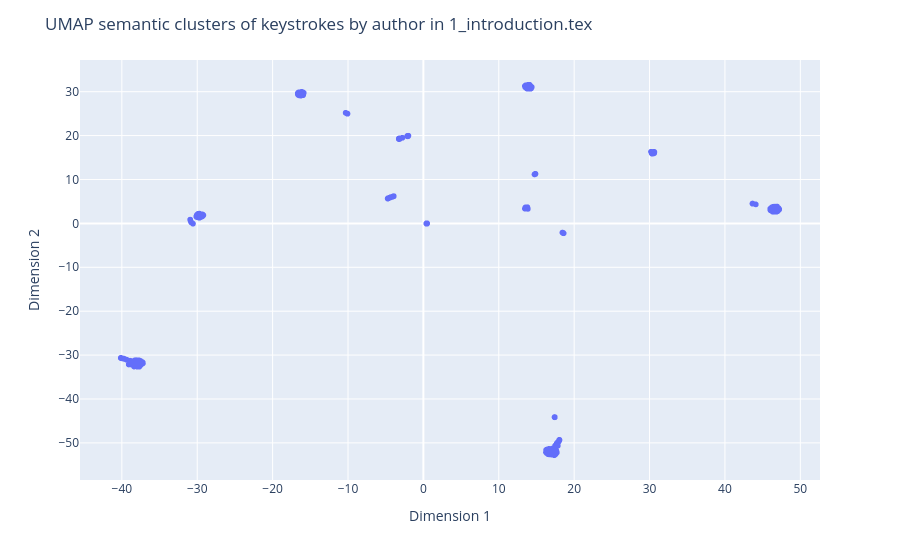
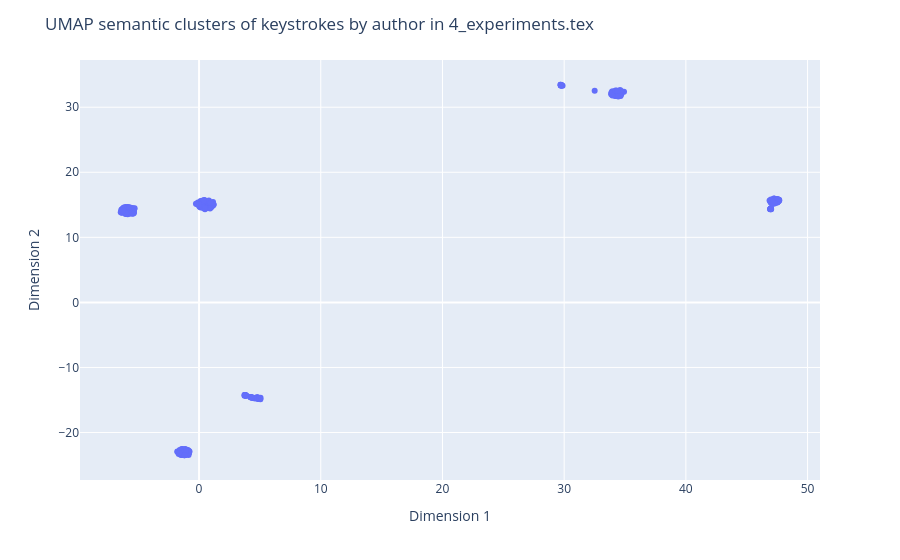
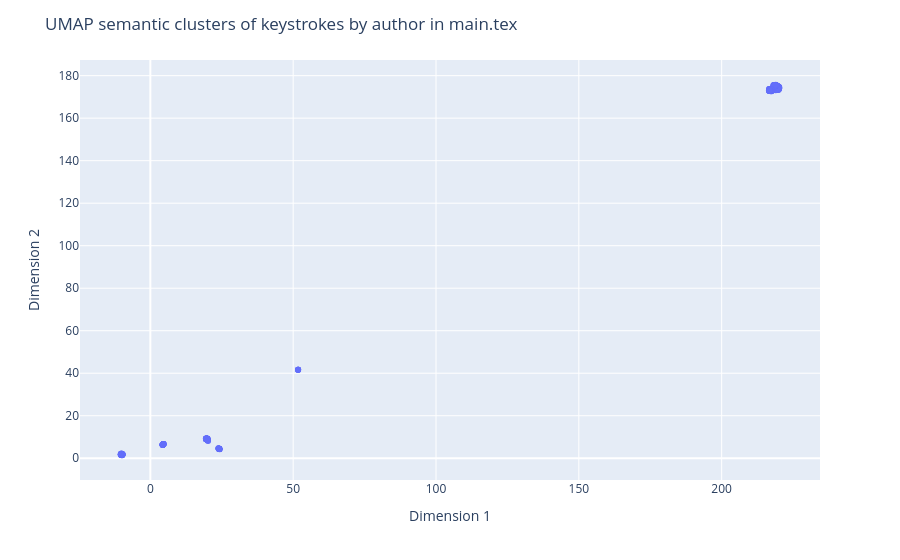
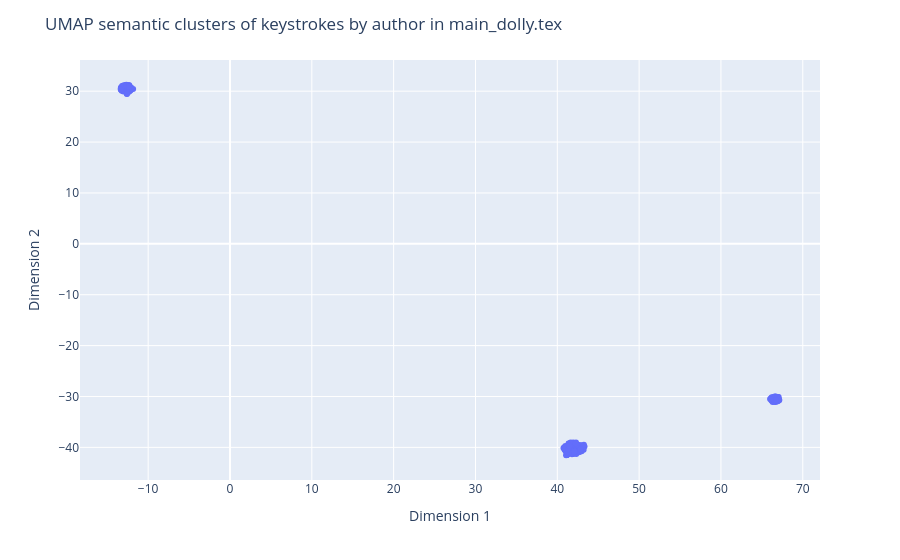

Notebook cell for these charts, in order:
### Code cell
files = df["file"].unique()

#print(df.head())

for file in files:
    embeddings = np.vstack(df["embeddings"].loc[df["file"] == file])

    print(embeddings.shape)

    # files with low edit counts aren't very insighful
    if embeddings.shape[0] < 300:
        continue

    umap_embedding = umap.UMAP(n_neighbors=100, min_dist=0.1, metric='cosine').fit_transform(embeddings)

    df_plot_file = pd.DataFrame(umap_embedding, columns=['x', 'y'])
    df_plot_file['author_id'] = df['author_id']

    fig = px.scatter(df_plot_file, x='x', y='y', color='author_id')
    fig.update_traces(textposition='top center')
    fig.update_layout(title=f'UMAP semantic clusters of keystrokes by author in {file}',
                      xaxis_title='Dimension 1',
                      yaxis_title='Dimension 2',
                      showlegend=False)
    
    fig.write_image(f"figures/{project_id}_{file}_umap_by_author.png")
    fig.show()

### Figure 1 — Plotly figure (JSON) as saved in the notebook; plotly's stock layout.template omitted (floating-point values rounded to 4 significant figures; data arrays with more than 128 entries replaced by an {"elided": "..."} marker saying what was removed)
{"data": [{"hovertemplate": "author_id=0<br>x=%{x}<br>y=%{y}<extra></extra>", "legendgroup": "0", "marker": {"color": "#636efa", "symbol": "circle"}, "mode": "markers", "name": "0", "showlegend": true, "textposition": "top center", "type": "scattergl", "x": {"elided": "2556 float values"}, "xaxis": "x", "y": {"elided": "2556 float values"}, "yaxis": "y"}], "layout": {"autosize": true, "legend": {"title": {"text": "author_id"}, "tracegroupgap": 0}, "margin": {"t": 60}, "showlegend": false, "title": {"text": "UMAP semantic clusters of keystrokes by author in 1_introduction.tex"}, "xaxis": {"anchor": "y", "autorange": true, "domain": [0, 1], "range": [-45.42, 52.48], "title": {"text": "Dimension 1"}, "type": "linear"}, "yaxis": {"anchor": "x", "autorange": true, "domain": [0, 1], "range": [-59.35, 38.12], "title": {"text": "Dimension 2"}, "type": "linear"}}}

### Figure 2 — Plotly figure (JSON) as saved in the notebook; plotly's stock layout.template omitted (floating-point values rounded to 4 significant figures; data arrays with more than 128 entries replaced by an {"elided": "..."} marker saying what was removed)
{"data": [{"hovertemplate": "author_id=0<br>x=%{x}<br>y=%{y}<extra></extra>", "legendgroup": "0", "marker": {"color": "#636efa", "symbol": "circle"}, "mode": "markers", "name": "0", "orientation": "v", "showlegend": true, "textposition": "top center", "type": "scatter", "x": {"elided": "459 float values"}, "xaxis": "x", "y": {"elided": "459 float values"}, "yaxis": "y"}], "layout": {"autosize": true, "legend": {"title": {"text": "author_id"}, "tracegroupgap": 0}, "margin": {"t": 60}, "showlegend": false, "title": {"text": "UMAP semantic clusters of keystrokes by author in 4_experiments.tex"}, "xaxis": {"anchor": "y", "autorange": true, "domain": [0, 1], "range": [-9.703, 50.94], "title": {"text": "Dimension 1"}, "type": "linear"}, "yaxis": {"anchor": "x", "autorange": true, "domain": [0, 1], "range": [-27.9, 37.86], "title": {"text": "Dimension 2"}, "type": "linear"}}}

### Figure 3 — Plotly figure (JSON) as saved in the notebook; plotly's stock layout.template omitted (floating-point values rounded to 4 significant figures; data arrays with more than 128 entries replaced by an {"elided": "..."} marker saying what was removed)
{"data": [{"hovertemplate": "author_id=0<br>x=%{x}<br>y=%{y}<extra></extra>", "legendgroup": "0", "marker": {"color": "#636efa", "symbol": "circle"}, "mode": "markers", "name": "0", "orientation": "v", "showlegend": true, "textposition": "top center", "type": "scatter", "x": {"elided": "450 float values"}, "xaxis": "x", "y": {"elided": "450 float values"}, "yaxis": "y"}], "layout": {"autosize": true, "legend": {"title": {"text": "author_id"}, "tracegroupgap": 0}, "margin": {"t": 60}, "showlegend": false, "title": {"text": "UMAP semantic clusters of keystrokes by author in main.tex"}, "xaxis": {"anchor": "y", "autorange": true, "domain": [0, 1], "range": [-24.29, 234.1], "title": {"text": "Dimension 1"}, "type": "linear"}, "yaxis": {"anchor": "x", "autorange": true, "domain": [0, 1], "range": [-12.08, 189.2], "title": {"text": "Dimension 2"}, "type": "linear"}}}

### Figure 4 — Plotly figure (JSON) as saved in the notebook; plotly's stock layout.template omitted (floating-point values rounded to 4 significant figures; data arrays with more than 128 entries replaced by an {"elided": "..."} marker saying what was removed)
{"data": [{"hovertemplate": "author_id=0<br>x=%{x}<br>y=%{y}<extra></extra>", "legendgroup": "0", "marker": {"color": "#636efa", "symbol": "circle"}, "mode": "markers", "name": "0", "orientation": "v", "showlegend": true, "textposition": "top center", "type": "scatter", "x": {"elided": "321 float values"}, "xaxis": "x", "y": {"elided": "321 float values"}, "yaxis": "y"}], "layout": {"autosize": true, "legend": {"title": {"text": "author_id"}, "tracegroupgap": 0}, "margin": {"t": 60}, "showlegend": false, "title": {"text": "UMAP semantic clusters of keystrokes by author in main_dolly.tex"}, "xaxis": {"anchor": "y", "autorange": true, "domain": [0, 1], "range": [-18.21, 71.99], "title": {"text": "Dimension 1"}, "type": "linear"}, "yaxis": {"anchor": "x", "autorange": true, "domain": [0, 1], "range": [-47.19, 36.9], "title": {"text": "Dimension 2"}, "type": "linear"}}}
